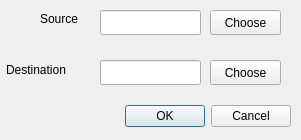
<?xml version="1.0" encoding="UTF-8"?>
<ui version="4.0">
 <class>Dialog</class>
 <widget class="QDialog" name="Dialog">
  <property name="geometry">
   <rect>
    <x>0</x>
    <y>0</y>
    <width>301</width>
    <height>140</height>
   </rect>
  </property>
  <property name="windowTitle">
   <string>Dialog</string>
  </property>
  <widget class="QDialogButtonBox" name="buttonBox">
   <property name="enabled">
    <bool>true</bool>
   </property>
   <property name="geometry">
    <rect>
     <x>-50</x>
     <y>100</y>
     <width>341</width>
     <height>32</height>
    </rect>
   </property>
   <property name="orientation">
    <enum>Qt::Horizontal</enum>
   </property>
   <property name="standardButtons">
    <set>QDialogButtonBox::Cancel|QDialogButtonBox::Ok</set>
   </property>
  </widget>
  <widget class="QLineEdit" name="sourceText">
   <property name="geometry">
    <rect>
     <x>100</x>
     <y>10</y>
     <width>101</width>
     <height>25</height>
    </rect>
   </property>
  </widget>
  <widget class="QLineEdit" name="destinationText">
   <property name="geometry">
    <rect>
     <x>100</x>
     <y>60</y>
     <width>101</width>
     <height>25</height>
    </rect>
   </property>
  </widget>
  <widget class="QLabel" name="sourceLabel">
   <property name="geometry">
    <rect>
     <x>40</x>
     <y>10</y>
     <width>67</width>
     <height>17</height>
    </rect>
   </property>
   <property name="text">
    <string>Source</string>
   </property>
  </widget>
  <widget class="QLabel" name="destinationLabel">
   <property name="geometry">
    <rect>
     <x>6</x>
     <y>60</y>
     <width>81</width>
     <height>20</height>
    </rect>
   </property>
   <property name="text">
    <string>Destination</string>
   </property>
  </widget>
  <widget class="QPushButton" name="source">
   <property name="geometry">
    <rect>
     <x>210</x>
     <y>10</y>
     <width>71</width>
     <height>25</height>
    </rect>
   </property>
   <property name="text">
    <string>Choose</string>
   </property>
  </widget>
  <widget class="QPushButton" name="destination">
   <property name="geometry">
    <rect>
     <x>210</x>
     <y>60</y>
     <width>71</width>
     <height>25</height>
    </rect>
   </property>
   <property name="text">
    <string>Choose</string>
   </property>
  </widget>
 </widget>
 <resources/>
 <connections>
  <connection>
   <sender>buttonBox</sender>
   <signal>accepted()</signal>
   <receiver>Dialog</receiver>
   <slot>accept()</slot>
   <hints>
    <hint type="sourcelabel">
     <x>248</x>
     <y>254</y>
    </hint>
    <hint type="destinationlabel">
     <x>157</x>
     <y>274</y>
    </hint>
   </hints>
  </connection>
  <connection>
   <sender>buttonBox</sender>
   <signal>rejected()</signal>
   <receiver>Dialog</receiver>
   <slot>reject()</slot>
   <hints>
    <hint type="sourcelabel">
     <x>316</x>
     <y>260</y>
    </hint>
    <hint type="destinationlabel">
     <x>286</x>
     <y>274</y>
    </hint>
   </hints>
  </connection>
 </connections>
</ui>
